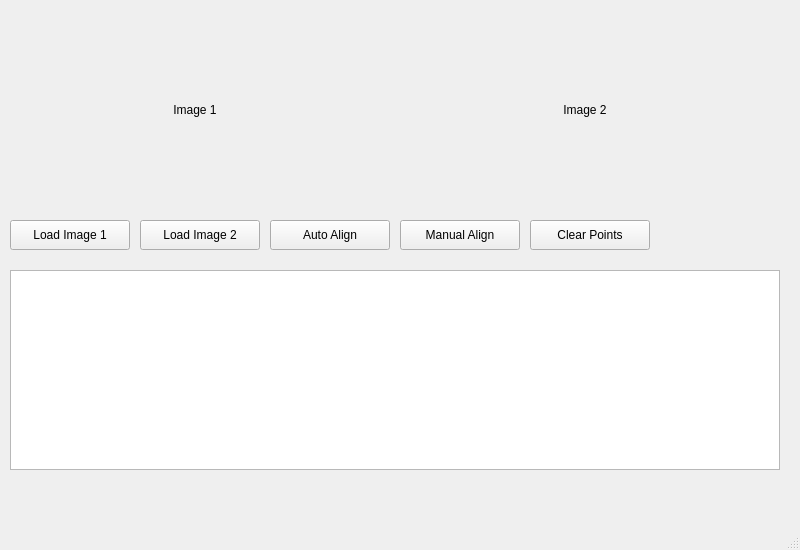
<?xml version="1.0" encoding="UTF-8"?>
<ui version="4.0">
 <class>MainWindow</class>
 <widget class="QMainWindow" name="MainWindow">
  <property name="geometry">
   <rect>
    <x>0</x>
    <y>0</y>
    <width>800</width>
    <height>550</height>
   </rect>
  </property>
  <property name="windowTitle">
   <string>Image Alignment</string>
  </property>
  <widget class="QWidget" name="centralwidget">
   <!-- 图像显示 -->
   <widget class="QLabel" name="image_label_1">
    <property name="geometry">
     <rect>
      <x>10</x>
      <y>10</y>
      <width>370</width>
      <height>200</height>
     </rect>
    </property>
    <property name="text">
     <string>Image 1</string>
    </property>
    <property name="alignment">
     <set>Qt::AlignCenter</set>
    </property>
   </widget>
   <widget class="QLabel" name="image_label_2">
    <property name="geometry">
     <rect>
      <x>400</x>
      <y>10</y>
      <width>370</width>
      <height>200</height>
     </rect>
    </property>
    <property name="text">
     <string>Image 2</string>
    </property>
    <property name="alignment">
     <set>Qt::AlignCenter</set>
    </property>
   </widget>
   <!-- 上传图片按钮 -->
   <widget class="QPushButton" name="button_load_image_1">
    <property name="geometry">
     <rect>
      <x>10</x>
      <y>220</y>
      <width>120</width>
      <height>30</height>
     </rect>
    </property>
    <property name="text">
     <string>Load Image 1</string>
    </property>
   </widget>
   <widget class="QPushButton" name="button_load_image_2">
    <property name="geometry">
     <rect>
      <x>140</x>
      <y>220</y>
      <width>120</width>
      <height>30</height>
     </rect>
    </property>
    <property name="text">
     <string>Load Image 2</string>
    </property>
   </widget>
   <!-- 操作按钮 -->
   <widget class="QPushButton" name="button_auto_align">
    <property name="geometry">
     <rect>
      <x>270</x>
      <y>220</y>
      <width>120</width>
      <height>30</height>
     </rect>
    </property>
    <property name="text">
     <string>Auto Align</string>
    </property>
   </widget>
   <widget class="QPushButton" name="button_manual_align">
    <property name="geometry">
     <rect>
      <x>400</x>
      <y>220</y>
      <width>120</width>
      <height>30</height>
     </rect>
    </property>
    <property name="text">
     <string>Manual Align</string>
    </property>
   </widget>
   <widget class="QPushButton" name="button_clear_points">
    <property name="geometry">
        <rect>
            <x>530</x>
            <y>220</y>
            <width>120</width>
            <height>30</height>
        </rect>
    </property>
        <property name="text">
        <string>Clear Points</string>
    </property>
    </widget>
   <!-- 日志窗口 -->
    <widget class="QTextEdit" name="log_window">
        <property name="geometry">
            <rect>
                <x>10</x>
                <y>270</y>
                <width>770</width>
                <height>200</height>
            </rect>
        </property>
    </widget>
  </widget>
  <widget class="QMenuBar" name="menubar">
   <property name="geometry">
    <rect>
     <x>0</x>
     <y>0</y>
     <width>800</width>
     <height>23</height>
    </rect>
   </property>
  </widget>
  <widget class="QStatusBar" name="statusbar"/>
 </widget>
 <resources/>
 <connections/>
</ui>
